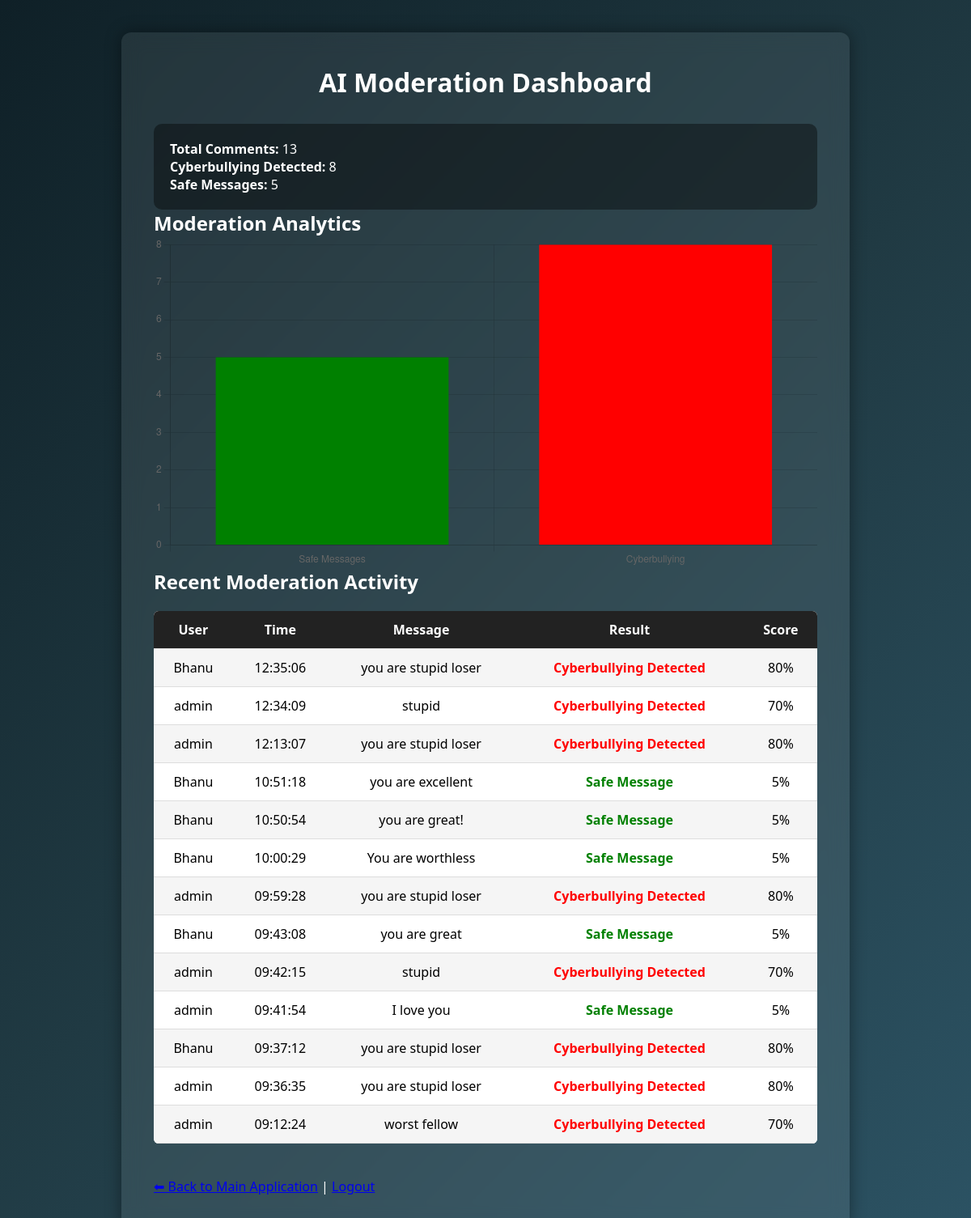
The app's page /dashboard (signed in) with its own data.
### tables this page shows
CREATE TABLE comments (
        id INTEGER PRIMARY KEY AUTOINCREMENT,
        username TEXT,
        time TEXT,
        message TEXT,
        result TEXT,
        score INTEGER,
        sentiment TEXT
    );

### app.py (the view)
@app.route("/dashboard")
def dashboard():
    if "user" not in session:
        return redirect("/login")
    if session["role"] != "admin":
        return "Access Denied"
    conn = sqlite3.connect("comments.db")
    cursor = conn.cursor()
    cursor.execute("SELECT COUNT(*) FROM comments")
    total_comments = cursor.fetchone()[0]
    cursor.execute("SELECT COUNT(*) FROM comments WHERE result='Cyberbullying Detected'")
    bullying_detected = cursor.fetchone()[0]
    cursor.execute("SELECT COUNT(*) FROM comments WHERE result='Safe Message'")
    safe_messages = cursor.fetchone()[0]
    cursor.execute("""
    SELECT username,time,message,result,score
    FROM comments
    ORDER BY id DESC
    """)
    activities = cursor.fetchall()
    conn.close()
    return render_template(
        "dashboard.html",
        total_comments=total_comments,
        bullying_detected=bullying_detected,
        safe_messages=safe_messages,
        activities=activities
    )

### templates/dashboard.html (shortened to what this page needs)
<!DOCTYPE html>
<html>
<head>
<link rel="stylesheet" href="{{ url_for('static', filename='style.css') }}">
</head>
<body>
<div class="container">
<h1>AI Moderation Dashboard</h1>
<div class="stats">
<p><b>Total Comments:</b> {{ total_comments }}</p>
<p><b>Cyberbullying Detected:</b> {{ bullying_detected }}</p>
<p><b>Safe Messages:</b> {{ safe_messages }}</p>
</div>
<h2>Moderation Analytics</h2>
<canvas id="moderationChart"></canvas>
<h2>Recent Moderation Activity</h2>
<table>
<tr>
<th>User</th>
<th>Time</th>
<th>Message</th>
<th>Result</th>
<th>Score</th>
</tr>
{% for act in activities %}
<tr>
<td>{{ act[0] }}</td>
<td>{{ act[1] }}</td>
<td>{{ act[2] }}</td>
<td>
{% if act[3] == "Safe Message" %}
<span class="result-safe">{{ act[3] }}</span>
{% else %}
<span class="result-toxic">{{ act[3] }}</span>
{% endif %}
</td>
<td>{{ act[4] }}%</td>
</tr>
{% endfor %}
</table>
<div class="nav">
<br>
<a href="/">⬅ Back to Main Application</a>
|
<a href="/logout">Logout</a>
</div>
</div>
<script>
const ctx = document.getElementById('moderationChart');
new Chart(ctx, {
type: 'bar',
data: {
labels: ['Safe Messages', 'Cyberbullying'],
datasets: [
{
label: 'Moderation Results',
data: [{{ safe_messages }}, {{ bullying_detected }}],
backgroundColor: ['green','red']
}
]
},
options: {
responsive: true,
plugins: {
legend:{
display:false
}
}
}
});
</script>
</body>
</html>

### static/style.css (style rules this page uses)
* { margin:0; padding:0; box-sizing:border-box; font-family:Segoe UI, Arial, sans-serif; }
body { background:linear-gradient(135deg,#0f2027,#203a43,#2c5364); min-height:100vh; color:white; }
.container { max-width:900px; margin:40px auto; background:rgba(255,255,255,0.08); backdrop-filter:blur(12px); padding:40px; border-radius:12px; box-shadow:0 0 20px rgba(0,0,0,0.4); }
h1 { text-align:center; margin-bottom:10px; }
.stats { margin-top:30px; background:rgba(0,0,0,0.4); padding:20px; border-radius:10px; }
table { width:100%; border-collapse:collapse; margin-top:20px; background:white; color:black; border-radius:6px; overflow:hidden; }
th { background:#222; color:white; padding:12px; }
td { padding:10px; text-align:center; border-bottom:1px solid #ddd; }
tr:nth-child(even) { background:#f5f5f5; }
.result-safe { color:green; font-weight:bold; }
.result-toxic { color:red; font-weight:bold; }

### templates/dashboard.html (style rules this page uses)
table { width:100%; border-collapse:collapse; margin-top:20px; }
th, td { padding:12px; text-align:center; border-bottom:1px solid #ddd; }
th { background:#222; color:white; }
tr:nth-child(even) { background:#f5f5f5; }
.result-safe { color:green; font-weight:bold; }
.result-toxic { color:red; font-weight:bold; }
.nav { margin-top:20px; }

### records on screen
comments: username "Bhanu", time "12:35:06", message "you are stupid loser", result "Cyberbullying Detected", score "80"
comments: username "admin", time "12:34:09", message "stupid", result "Cyberbullying Detected", score "70"
comments: username "admin", time "12:13:07", message "you are stupid loser", result "Cyberbullying Detected", score "80"
comments: username "Bhanu", time "10:51:18", message "you are excellent", result "Safe Message", score "5"
comments: username "Bhanu", time "10:50:54", message "you are great!", result "Safe Message", score "5"
comments: username "Bhanu", time "10:00:29", message "You are worthless", result "Safe Message", score "5"
comments: username "admin", time "09:59:28", message "you are stupid loser", result "Cyberbullying Detected", score "80"
comments: username "Bhanu", time "09:43:08", message "you are great", result "Safe Message", score "5"
comments: username "admin", time "09:42:15", message "stupid", result "Cyberbullying Detected", score "70"
comments: username "admin", time "09:41:54", message "I love you", result "Safe Message", score "5"
comments: username "Bhanu", time "09:37:12", message "you are stupid loser", result "Cyberbullying Detected", score "80"
comments: username "admin", time "09:36:35", message "you are stupid loser", result "Cyberbullying Detected", score "80"
comments: username "admin", time "09:12:24", message "worst fellow", result "Cyberbullying Detected", score "70"

### other values on screen
{{ total_comments }} "13"
{{ bullying_detected }} "8"
{{ safe_messages }} "5"
chart data {{ safe_messages }} 5
chart data {{ bullying_detected }} 8
